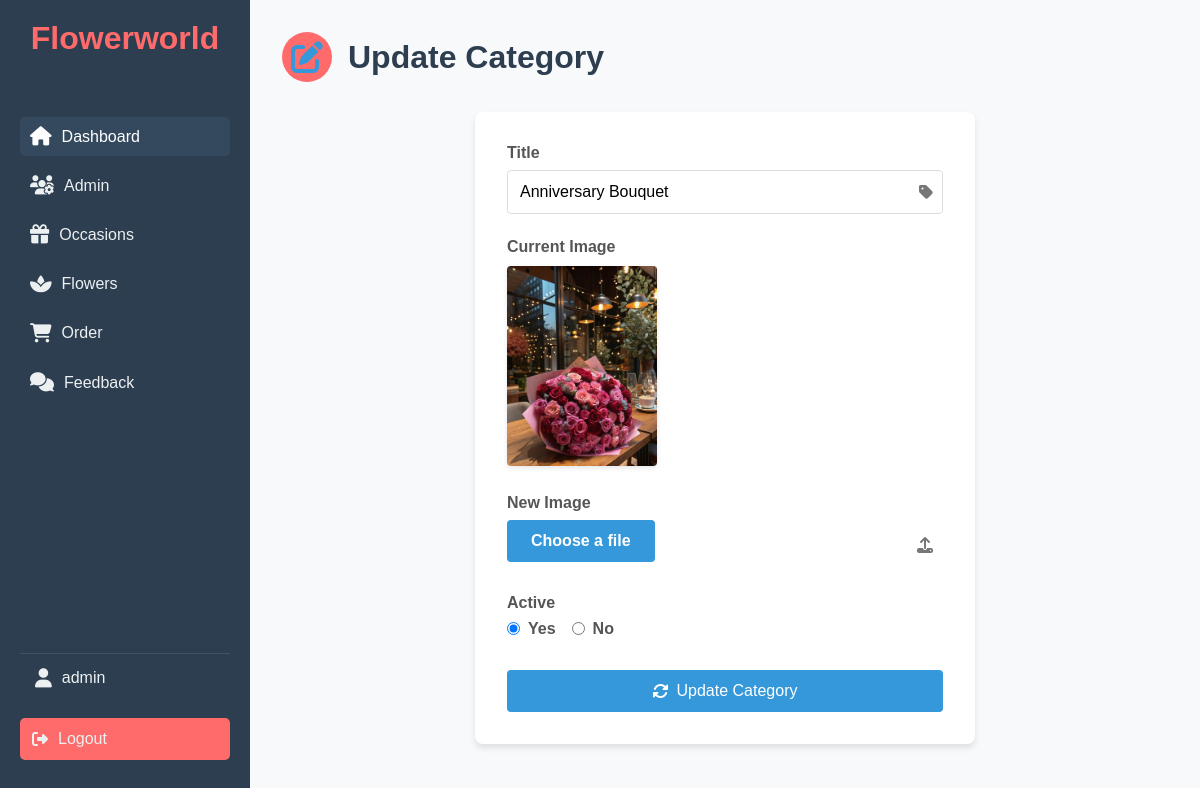
The app's page /admin/update-category.php?id=22 (signed in) with its own data.
### tables this page shows
CREATE TABLE `tbl_category` (
  `id` int(10) UNSIGNED NOT NULL,
  `title` varchar(100) NOT NULL,
  `image_name` varchar(255) NOT NULL,
  `featured` varchar(10) NOT NULL,
  `active` varchar(10) NOT NULL,
  `date_modified` datetime NOT NULL DEFAULT current_timestamp()
);

### admin/update-category.php (the view, shortened to what this page needs)
<?php include('partials/menu.php'); ?>
<div class="dashboard-container">
    <div class="sidebar">
        <div class="logo">
            <h1>Flowerworld</h1>
        </div>
        <nav>
            <a href="index.php" class="active"><i class="fas fa-home"></i> <span>Dashboard</span></a>
            <a href="manage-admin.php"><i class="fas fa-users-cog"></i> <span>Admin</span></a>
            <a href="manage-category.php"><i class="fas fa-gift"></i> <span>Occasions</span></a>
            <a href="manage-flower.php"><i class="fas fa-spa"></i> <span>Flowers</span></a>
            <a href="manage-order.php"><i class="fas fa-shopping-cart"></i> <span>Order</span></a>
            <a href="manage-feedback.php"><i class="fas fa-comments"></i> <span>Feedback</span></a>
        </nav>
        <div class="sidebar-footer">
            <div class="user-profile">
                <i class="fas fa-user"></i>
                <span><?php echo $_SESSION['user']; ?></span>
            </div>
            <a href="logout.php" class="logout-btn"><i class="fas fa-sign-out-alt"></i> Logout</a>
        </div>
    </div>
    <div class="main-content">
        <h1 class="dashboard-title">
            <span class="title-icon"><i class="fas fa-edit"></i></span>
            Update Category
        </h1>
        <div class="category-form-container">
            <?php
                if(isset($_GET['id']))
                {
                    $id = $_GET['id'];
                    $sql = "SELECT * FROM tbl_category WHERE id=$id";
                    $res = mysqli_query($conn, $sql);
                    $count = mysqli_num_rows($res);
                    if($count==1)
                    {
                        $row = mysqli_fetch_assoc($res);
                        $title = $row['title'];
                        $current_image = $row['image_name'];
                        $active = $row['active'];
                    }
                    else
                    {
                        $_SESSION['no-category-found'] = "<div class='error'>Category not Found.</div>";
                        header('location:'.SITEURL.'admin/manage-category.php');
                    }
                }
                else
                {
                    header('location:'.SITEURL.'admin/manage-category.php');
                }
            ?>
            <form action="" method="POST" enctype="multipart/form-data" class="category-form" id="categoryForm">
                <div class="form-group">
                    <label for="title">Title</label>
                    <div class="input-group">
                        <input type="text" id="title" name="title" value="<?php echo $title; ?>" required>
                        <i class="fas fa-tag"></i>
                    </div>
                </div>
                <div class="form-group">
                    <label>Current Image</label>
                    <div class="current-image">
                        <?php
                            if($current_image != "")
                            {
                                ?>
                                <img src="<?php echo SITEURL; ?>images/category/<?php echo $current_image; ?>" width="150px">
                                <?php
                            }
                            else
                            {
                                echo "<div class='error'>Image Not Added.</div>";
                            }
                        ?>
                    </div>
                </div>
                <div class="form-group">
                    <label for="image">New Image</label>
                    <div class="input-group file-input">
                        <label for="image"><i class="fas fa-upload"></i> Choose a file</label>
                    </div>
                </div>
                <div class="form-group">
                    <label>Active</label>
                    <div class="radio-group">
                        <label><input type="radio" name="active" value="Yes" <?php if($active=="Yes"){echo "checked";} ?>> Yes</label>
                        <label><input type="radio" name="active" value="No" <?php if($active=="No"){echo "checked";} ?>> No</label>
                    </div>
                </div>
                <button type="submit" name="submit" class="btn-update-category">
                    <i class="fas fa-sync-alt"></i> Update Category
                </button>
            </form>
        </div>
    </div>
</div>
<?php include('partials/footer.php'); ?>

### admin/css/styles.css (style rules this page uses)
:root { --primary-color: #ff6b6b; --secondary-color: #4ecdc4; --text-color: #333; --background-color: #f8f9fa; --sidebar-bg: #2c3e50; --sidebar-text: #ecf0f1; }
* { margin: 0; padding: 0; box-sizing: border-box; font-family: 'Arial', sans-serif; }
body { background-color: var(--background-color); color: var(--text-color); font-family: 'Arial', sans-serif; }
.dashboard-container { display: flex; height: 100vh; overflow: hidden; }
.sidebar { width: 250px; background-color: var(--sidebar-bg); color: var(--sidebar-text); padding: 20px; display: flex; flex-direction: column; transition: width 0.3s ease; position: fixed; top: 0; left: 0; bottom: 0; overflow-y: auto; }
.sidebar .logo { text-align: center; margin-bottom: 30px; }
.sidebar .logo h1 { font-size: 2rem; color: var(--primary-color); }
.sidebar nav { flex-grow: 1; }
.sidebar nav a { display: flex; align-items: center; padding: 12px 15px; color: var(--sidebar-text); text-decoration: none; transition: background-color 0.3s, color 0.3s; border-radius: 5px; margin-bottom: 10px; }
.sidebar nav a span { opacity: 1; transition: opacity 0.3s; }
.sidebar nav a:hover, .sidebar nav a.active { background-color: var(--primary-color); color: #fff; }
.sidebar-footer { margin-top: auto; padding-bottom: 20px; }
.sidebar nav a i { margin-right: 10px; font-size: 1.2em; }
.user-profile { display: flex; align-items: center; padding: 15px; border-top: 1px solid rgba(255, 255, 255, 0.1); }
.user-profile i { margin-right: 10px; font-size: 1.2em; }
.logout-btn { display: block; background-color: var(--primary-color); color: #fff; text-align: center; padding: 12px; text-decoration: none; border-radius: 5px; margin-top: 15px; transition: background-color 0.3s; }
.main-content { flex-grow: 1; padding: 30px; background-color: var(--background-color); margin-left: 250px; overflow-y: auto; height: 100vh; }
.main-content h1 { margin-bottom: 30px; color: #2c3e50; }
.dashboard-title { font-size: 2.5rem; color: var(--secondary-color); margin-bottom: 30px; display: flex; align-items: center; }
.title-icon { background-color: var(--primary-color); color: white; padding: 10px; border-radius: 50%; margin-right: 15px; display: inline-flex; align-items: center; justify-content: center; width: 50px; height: 50px; }

### records on screen
tbl_category: title "Anniversary Bouquet", image_name (picture), active "☑ Yes", active "☐ No"

### other values on screen
$_SESSION['user'] "admin"
